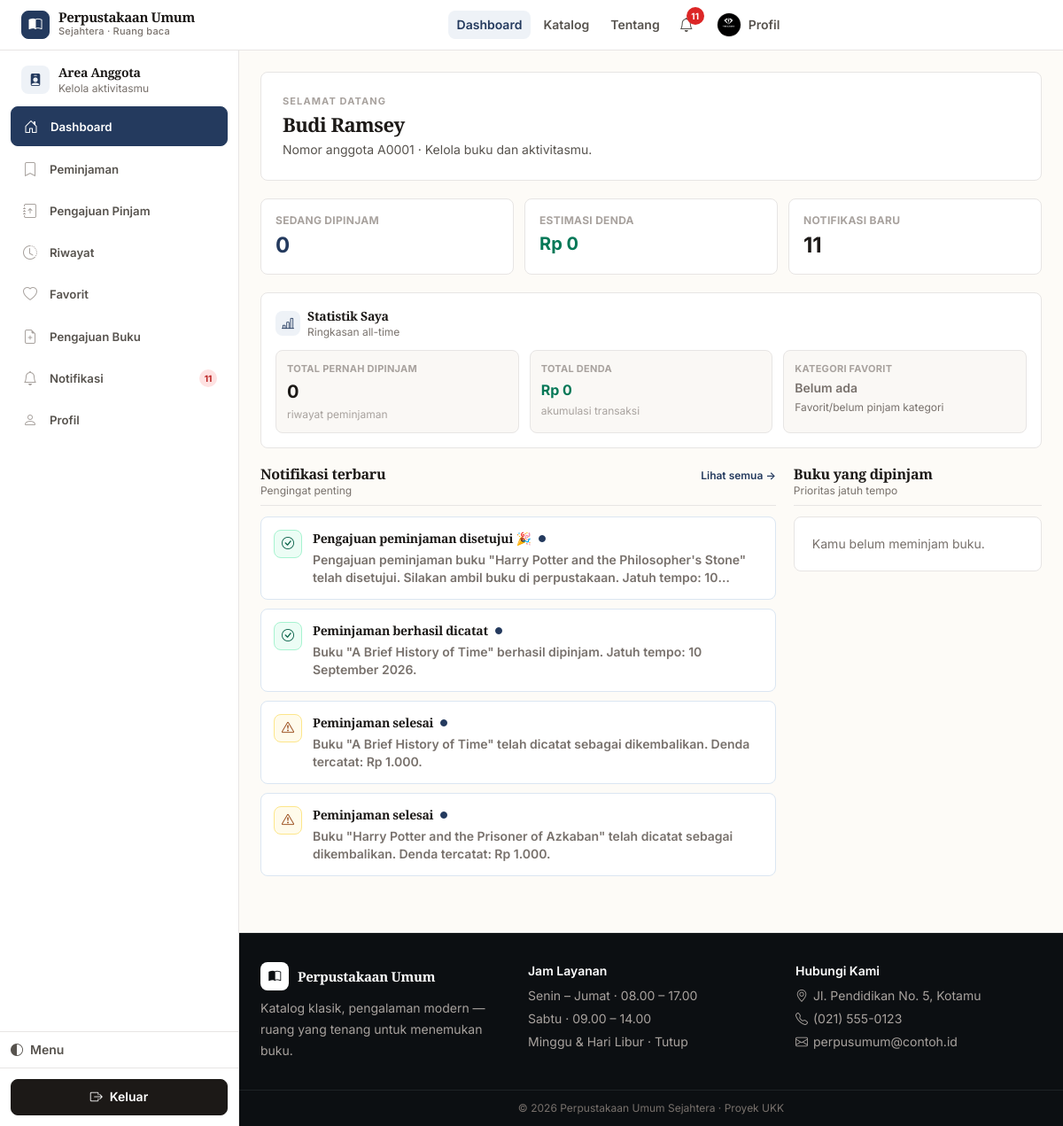
/anggota/dashboard.php (signed in), run on the app's committed database.
### tables this page shows
CREATE TABLE `anggota` (
  `id_anggota` int NOT NULL,
  `nomor_anggota` varchar(20) NOT NULL,
  `nama` varchar(150) NOT NULL,
  `email` varchar(150) NOT NULL,
  `password` varchar(255) NOT NULL,
  `no_hp` varchar(20) DEFAULT NULL,
  `alamat` varchar(255) DEFAULT NULL,
  `foto` varchar(255) DEFAULT NULL,
  `reset_token` varchar(64) DEFAULT NULL,
  `reset_expiry` datetime DEFAULT NULL,
  `status` enum('aktif','nonaktif') NOT NULL DEFAULT 'aktif',
  `created_at` timestamp NOT NULL DEFAULT CURRENT_TIMESTAMP
);

CREATE TABLE `notifikasi` (
  `id_notifikasi` int NOT NULL,
  `id_anggota` int NOT NULL,
  `judul` varchar(150) NOT NULL,
  `pesan` varchar(500) NOT NULL,
  `tipe` enum('info','success','warning','danger') NOT NULL DEFAULT 'info',
  `link` varchar(255) DEFAULT NULL,
  `kunci_unik` varchar(180) DEFAULT NULL,
  `dibaca` tinyint(1) NOT NULL DEFAULT '0',
  `created_at` timestamp NOT NULL DEFAULT CURRENT_TIMESTAMP
);

### includes/functions.php (called while the page is built, shortened)
<?php
function e($string) {
    return htmlspecialchars($string ?? '', ENT_QUOTES, 'UTF-8');
}
function format_rupiah($angka) {
    return 'Rp ' . number_format((float)$angka, 0, ',', '.');
}
function ambil_notifikasi_anggota(PDO $pdo, $id_anggota, $limit = 8) {
    $limit = max(1, min(50, (int)$limit));
    try {
        $stmt = $pdo->prepare("SELECT * FROM notifikasi WHERE id_anggota = :id ORDER BY created_at DESC, id_notifikasi DESC LIMIT :limit");
        $stmt->bindValue(':id', (int)$id_anggota, PDO::PARAM_INT);
        $stmt->bindValue(':limit', $limit, PDO::PARAM_INT);
        $stmt->execute();
        return $stmt->fetchAll();
    } catch (Throwable $e) {
        $limit = (int)$limit;
        $stmt = $pdo->prepare("SELECT * FROM notifikasi WHERE id_anggota = :id ORDER BY created_at DESC, id_notifikasi DESC LIMIT $limit");
        $stmt->bindValue(':id', (int)$id_anggota, PDO::PARAM_INT);
        $stmt->execute();
        return $stmt->fetchAll();
    }
}
function jumlah_notifikasi_belum_dibaca(PDO $pdo, $id_anggota) {
    $stmt = $pdo->prepare("SELECT COUNT(*) FROM notifikasi WHERE id_anggota = :id AND dibaca = 0");
    $stmt->execute([':id' => $id_anggota]);
    return (int)$stmt->fetchColumn();
}

### anggota/dashboard.php (the view, shortened to what this page needs)
<?php
require_once __DIR__ . '/../config/bootstrap.php';
$id_anggota = (int)$_SESSION['id_anggota'];
$stmt = $pdo->prepare("SELECT * FROM anggota WHERE id_anggota = :id");
$stmt->execute([':id' => $id_anggota]);
$anggota = $stmt->fetch();
$stmt = $pdo->prepare("SELECT p.*, b.judul, b.cover, b.kode_buku, b.lokasi_rak,
                       (SELECT pp.status FROM perpanjangan_peminjaman pp WHERE pp.id_peminjaman=p.id_peminjaman AND pp.status='menunggu' ORDER BY pp.id_perpanjangan DESC LIMIT 1) AS status_perpanjangan
                       FROM peminjaman p JOIN buku b ON b.id_buku=p.id_buku
                       WHERE p.id_anggota=:id AND p.status='dipinjam' ORDER BY p.tanggal_jatuh_tempo ASC");
$stmt->execute([':id'=>$id_anggota]);
$sedang_dipinjam = $stmt->fetchAll();
$total_estimasi_denda = 0;
$notifikasi = ambil_notifikasi_anggota($pdo, $id_anggota, 4);
$belum_dibaca = jumlah_notifikasi_belum_dibaca($pdo, $id_anggota);
$stmt = $pdo->prepare("SELECT COUNT(*) FROM peminjaman WHERE id_anggota=:id");
$stmt->execute([':id'=>$id_anggota]);
$total_pernah_pinjam = (int)$stmt->fetchColumn();
$stmt = $pdo->prepare("SELECT COALESCE(SUM(denda),0) FROM peminjaman WHERE id_anggota=:id");
$stmt->execute([':id'=>$id_anggota]);
$total_denda_all = (int)$stmt->fetchColumn();
$kategori_favorit = null;
try {
    $stmt = $pdo->prepare("SELECT k.nama_kategori, COUNT(*) AS jml FROM favorit f JOIN buku b ON b.id_buku=f.id_buku LEFT JOIN kategori k ON k.id_kategori=b.id_kategori WHERE f.id_anggota=:id AND k.nama_kategori IS NOT NULL GROUP BY k.id_kategori, k.nama_kategori ORDER BY jml DESC LIMIT 1");
    $stmt->execute([':id'=>$id_anggota]);
    $kategori_favorit = $stmt->fetch();
    if (!$kategori_favorit) {
        $stmt = $pdo->prepare("SELECT k.nama_kategori, COUNT(*) AS jml FROM peminjaman p JOIN buku b ON b.id_buku=p.id_buku LEFT JOIN kategori k ON k.id_kategori=b.id_kategori WHERE p.id_anggota=:id AND k.nama_kategori IS NOT NULL GROUP BY k.id_kategori, k.nama_kategori ORDER BY jml DESC LIMIT 1");
        $stmt->execute([':id'=>$id_anggota]);
        $kategori_favorit = $stmt->fetch();
    }
} catch (Throwable $e) {
    $kategori_favorit = null;
}
require_once __DIR__ . '/../includes/header.php';
$notif_style = [
  'info'=>['bg'=>'bg-blue-50','text'=>'text-blue-600','icon'=>'bi-info-circle'],
  'success'=>['bg'=>'bg-emerald-50','text'=>'text-emerald-600','icon'=>'bi-check-circle'],
  'warning'=>['bg'=>'bg-amber-50','text'=>'text-amber-600','icon'=>'bi-exclamation-triangle'],
  'danger'=>['bg'=>'bg-red-50','text'=>'text-red-600','icon'=>'bi-exclamation-circle'],
];
?>
<div class="rounded-xl border p-5 sm:p-6 mb-5" style="background: var(--surface); border-color: var(--border)">
  <div>
    <p class="text-[11px] font-bold tracking-widest uppercase" style="color: var(--text-faint-2)">Selamat datang</p>
    <h1 class="font-display text-[22px] font-bold tracking-tight mt-1" style="color: var(--text)"><?= e($anggota['nama']) ?></h1>
    <p class="text-sm mt-1.5" style="color: var(--text-muted)">Nomor anggota <?= e($anggota['nomor_anggota']) ?> · Kelola buku dan aktivitasmu.</p>
  </div>
</div>
<div class="grid grid-cols-1 sm:grid-cols-3 gap-3 mb-5">
  <div class="rounded-lg border p-4" style="background: var(--surface); border-color: var(--border)"><p class="text-xs font-bold uppercase tracking-wide" style="color: var(--text-faint-2)">Sedang Dipinjam</p><p class="text-2xl font-bold mt-1" style="color: var(--accent)"><?= count($sedang_dipinjam) ?></p></div>
  <div class="rounded-lg border p-4" style="background: var(--surface); border-color: var(--border)"><p class="text-xs font-bold uppercase tracking-wide" style="color: var(--text-faint-2)">Estimasi Denda</p><p class="text-xl font-bold mt-1 <?= $total_estimasi_denda>0?'text-red-700':'text-emerald-700' ?>"><?= format_rupiah($total_estimasi_denda) ?></p></div>
  <div class="rounded-lg border p-4" style="background: var(--surface); border-color: var(--border)"><p class="text-xs font-bold uppercase tracking-wide" style="color: var(--text-faint-2)">Notifikasi Baru</p><p class="text-2xl font-bold mt-1" style="color: var(--text)"><?= $belum_dibaca ?></p></div>
</div>
<div class="rounded-lg border p-4 mb-5" style="background: var(--surface); border-color: var(--border)">
  <div class="flex items-center gap-2 mb-3">
    <span class="w-7 h-7 rounded-lg flex items-center justify-center text-sm" style="background: var(--accent-soft); color: var(--accent-text)"><i class="bi bi-bar-chart-line"></i></span>
    <div><h2 class="font-semibold text-sm" style="color: var(--text)">Statistik Saya</h2><p class="text-xs" style="color: var(--text-faint)">Ringkasan all-time</p></div>
  </div>
  <div class="grid grid-cols-1 sm:grid-cols-3 gap-3">
    <div class="rounded-lg border p-3" style="background: var(--surface-2); border-color: var(--border)"><p class="text-[11px] font-bold uppercase tracking-wide" style="color: var(--text-faint-2)">Total Pernah Dipinjam</p><p class="text-xl font-bold mt-1" style="color: var(--text)"><?= $total_pernah_pinjam ?></p><p class="text-xs mt-1" style="color: var(--text-faint-2)">riwayat peminjaman</p></div>
    <div class="rounded-lg border p-3" style="background: var(--surface-2); border-color: var(--border)"><p class="text-[11px] font-bold uppercase tracking-wide" style="color: var(--text-faint-2)">Total Denda</p><p class="text-base font-bold mt-1 <?= $total_denda_all>0?'text-red-700':'text-emerald-700' ?>"><?= format_rupiah($total_denda_all) ?></p><p class="text-xs mt-1" style="color: var(--text-faint-2)">akumulasi transaksi</p></div>
    <div class="rounded-lg border p-3" style="background: var(--surface-2); border-color: var(--border)"><p class="text-[11px] font-bold uppercase tracking-wide" style="color: var(--text-faint-2)">Kategori Favorit</p>
      <?php if ($kategori_favorit): ?>
        <p class="text-lg font-bold mt-1 truncate" style="color: var(--text)"><?= e($kategori_favorit['nama_kategori']) ?></p><p class="text-xs mt-1" style="color: var(--text-faint)"><?= (int)$kategori_favorit['jml'] ?> buku</p>
      <?php else: ?>
        <p class="text-sm font-semibold mt-1" style="color: var(--text-faint)">Belum ada</p><p class="text-xs mt-1" style="color: var(--text-faint)">Favorit/belum pinjam kategori</p>
      <?php endif; ?>
    </div>
  </div>
</div>
  <div class="grid grid-cols-1 lg:grid-cols-[1.35fr_.65fr] gap-5">
  <section>
    <div class="flex items-baseline justify-between gap-3 mb-3 border-b pb-2" style="border-color: var(--border)">
      <div><h2 class="font-display font-bold text-[16px]" style="color: var(--text)">Notifikasi terbaru</h2><p class="text-xs" style="color: var(--text-faint)">Pengingat penting</p></div>
      <a href="<?= BASE_URL ?>/anggota/notifikasi.php" class="text-xs font-semibold hover:underline" style="color: var(--accent)">Lihat semua →</a>
    </div>
    <?php if (empty($notifikasi)): ?>
      <div class="rounded-lg border p-5 text-sm" style="background: var(--surface); border-color: var(--border); color: var(--text-faint)">Belum ada notifikasi.</div>
    <?php else: ?>
      <div class="space-y-2.5">
        <?php foreach ($notifikasi as $n): $v=$notif_style[$n['tipe']] ?? $notif_style['info']; ?>
          <a href="<?= BASE_URL ?>/anggota/notifikasi.php" class="block border rounded-lg p-3.5 transition" style="background: var(--surface); border-color: <?= $n['dibaca'] ? 'var(--border)' : 'var(--accent-soft-2)' ?>">
            <div class="flex gap-3"><div class="w-8 h-8 shrink-0 rounded-lg <?= $v['bg'] ?> <?= $v['text'] ?> flex items-center justify-center text-sm"><i class="bi <?= $v['icon'] ?>"></i></div><div class="min-w-0"><div class="flex items-center gap-2"><h3 class="font-semibold text-sm" style="color: var(--text)"><?= e($n['judul']) ?></h3><?php if(!$n['dibaca']): ?><span class="w-2 h-2 rounded-full bg-brand-600"></span><?php endif; ?></div><p class="text-sm mt-1 line-clamp-2" style="color: var(--text-faint)"><?= e($n['pesan']) ?></p></div></div>
          </a>
        <?php endforeach; ?>
      </div>
    <?php endif; ?>
  </section>
  <section>
    <div class="flex items-baseline justify-between mb-3 border-b pb-2" style="border-color: var(--border)"><div><h2 class="font-display font-bold text-[16px]" style="color: var(--text)">Buku yang dipinjam</h2><p class="text-xs" style="color: var(--text-faint)">Prioritas jatuh tempo</p></div></div>
    <?php if (empty($sedang_dipinjam)): ?>
      <div class="rounded-lg border p-5 text-sm" style="background: var(--surface); border-color: var(--border); color: var(--text-faint)">Kamu belum meminjam buku.</div>
    <?php endif; ?>
  </section>
</div>
<?php require_once __DIR__ . '/../includes/footer.php'; ?>

### assets/css/app.css (style rules this page uses)
:root { color-scheme: light; --paper: #fdfbf7; --paper-2: #f7f2eb; --surface: #ffffff; --surface-2: #faf8f5; --surface-hover: #f5f1ea; --border: #e7e5e4; --border-strong: #d6d3d1; --border-faint: #f5f5f4; --text: #1c1917; --text-muted: #57534e; --text-faint: #78716c; --text-faint-2: #a8a29e; --accent: #243a5e; --accent-hover: #1a2c4a; --accent-soft: #eef2f7; --accent-soft-2: #dbe6f2; --accent-ring: rgba(36,58,94,.14); --accent-text: #243a5e; --radius-sm: 6px; --radius: 8px; --radius-md: 10px; --radius-lg: 12px; --radius-xl: 14px; --shadow-xs: 0 1px 2px rgba(16,24,40,.05); --shadow-sm: 0 1px 3px rgba(16,24,40,.06); --shadow: 0 2px 8px rgba(16,24,40,.06); --font-body: Inter, ui-sans-serif, system-ui, -apple-system, "Segoe UI", sans-serif; --font-display: "EB Garamond", "Source Serif 4", Georgia, "Times New Roman", serif; --transition: 160ms ease; --transition-fast: 120ms ease; --badge-amber-bg: #fffbeb; --badge-amber-border: #fde68a; --badge-amber-text: #92400e; --badge-red-bg: #fef2f2; --badge-red-border: #fecaca; --badge-red-text: #991b1b; --badge-emerald-bg: #ecfdf5; --badge-emerald-border: #a7f3d0; --badge-emerald-text: #065f46; --badge-slate-bg: #f8fafc; --badge-slate-border: var(--border); --badge-slate-text: var(--text-faint); }
html { scroll-behavior: smooth; }
body { font-family: var(--font-body); background: var(--paper); color: var(--text); -webkit-font-smoothing: antialiased; text-rendering: optimizeLegibility; line-height: 1.65; }
h1, h2, h3, .font-display, .hero-title { font-family: var(--font-display); letter-spacing: -0.02em; line-height: 1.2; color: var(--text); }
h1 { font-weight: 700; }
h2 { font-weight: 600; }
h3 { font-weight: 600; }
.line-clamp-2 { display: -webkit-box; -webkit-line-clamp: 2; -webkit-box-orient: vertical; overflow: hidden; }
@media (prefers-reduced-motion: no-preference) { * { scroll-behavior: auto; } }
a.bg-brand-600, button.bg-brand-600, .bg-brand-600 { background: var(--accent) !important; color: #fff !important; border: 1px solid var(--accent) !important; border-radius: var(--radius) !important; box-shadow: none !important; font-weight: 600 !important; font-size: 0.875rem !important; transition: background var(--transition-fast), border-color var(--transition-fast), color var(--transition-fast) !important; transform: none !important; }
a.border, button.border { border-radius: var(--radius) !important; font-weight: 600 !important; }
.rounded-xl { border-radius: var(--radius) !important; }
.bg-amber-50, [class*="bg-amber-50"] { background: #fffbeb !important; border: 1px solid #fde68a !important; color: #92400e !important; }
.bg-emerald-50, [class*="bg-emerald-50"] { background: #ecfdf5 !important; border: 1px solid #a7f3d0 !important; color: #065f46 !important; }
body { animation: none !important; }
main > * { animation: none !important; }
a { transition: color var(--transition-fast) !important; }

### data on the page
anggota: nama "Budi Ramsey", nomor_anggota "A0001"
notifikasi: judul "Pengajuan peminjaman disetujui 🎉", dibaca 0 (drawn), pesan "Pengajuan peminjaman buku \"Harry Potter and the Philosopher's Stone\" telah disetujui. Silakan ambil buku di perpustakaan. Jatuh tempo:…"
notifikasi: judul "Peminjaman berhasil dicatat", dibaca 0 (drawn), pesan "Buku \"A Brief History of Time\" berhasil dipinjam. Jatuh tempo: 10 September 2026."
notifikasi: judul "Peminjaman selesai", dibaca 0 (drawn), pesan "Buku \"A Brief History of Time\" telah dicatat sebagai dikembalikan. Denda tercatat: Rp 1.000."
notifikasi: judul "Peminjaman selesai", dibaca 0 (drawn), pesan "Buku \"Harry Potter and the Prisoner of Azkaban\" telah dicatat sebagai dikembalikan. Denda tercatat: Rp 1.000."

### other printed values
$jumlah_notifikasi "11"
$item['label'] "Dashboard"
$item['label'] "Peminjaman"
$item['label'] "Pengajuan Pinjam"
$item['label'] "Riwayat"
$item['label'] "Favorit"
$item['label'] "Pengajuan Buku"
$item['label'] "Notifikasi"
$item['label'] "Profil"
count($sedang_dipinjam) "0"
format_rupiah($total_estimasi_denda) "Rp 0"
$belum_dibaca "11"
$total_pernah_pinjam "0"
format_rupiah($total_denda_all) "Rp 0"
